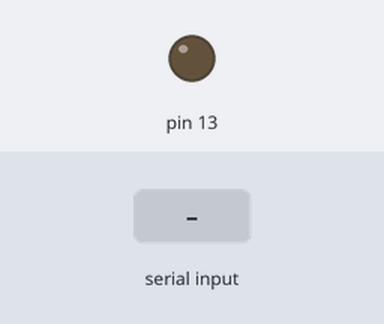
Simulated run of this sketch. Board: Arduino Uno, built with avr-gcc and run on an emulated ATmega328P. On the bench: output pins drawn as LEDs (lit = HIGH). The test bench sets the inputs (shaded band).

Above: at 1.2 s.
1.3 s: "H" received over Serial
At 2.2 s:
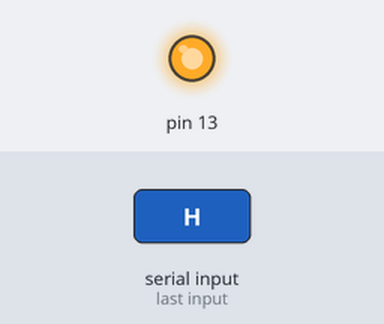
2.9 s: "1" received over Serial
At 3.5 s:
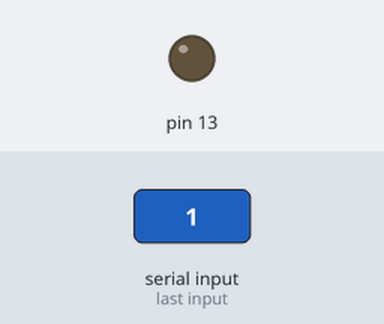
Timing chart, 0 to 5.9 s (numbered marks = the images above; inputs shaded):
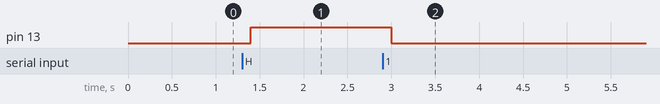

The sketch:

lab_4_5.ino
```cpp
void setup()
{
  pinMode(13,OUTPUT);
  Serial.begin(9600);
}

char val;

void loop() {
  if( Serial.available() )       // if data is available to read
  {
    val = Serial.read();         // read it and store it in 'val'
  }
  if( val == 'H' )               // if 'H' was received
  {
    digitalWrite(13, HIGH);  // turn ON the LED
  } else {
    digitalWrite(13, LOW);   // otherwise turn it OFF
  }
  delay(100);                    // wait 100ms for next reading
}
```

Measured:
- after the input at 1.3 s, pin 13: LOW → HIGH after 0.10 s
- after the input at 2.9 s, pin 13: HIGH → LOW after 0.10 s
